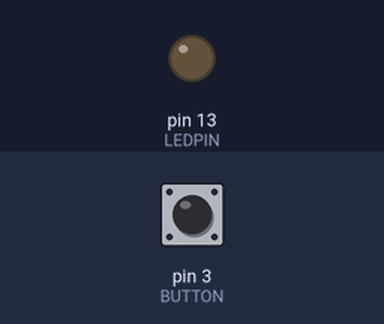
A sketch run on a simulated Arduino Uno, built with avr-gcc and run on an emulated ATmega328P. On the bench: output pins drawn as LEDs (lit = HIGH). The inputs (shaded band) are chosen by the test bench; at power-on: pin 3 (BUTTON) LOW.

Above: at 1.2 s.
1.3 s: pin 3 (BUTTON) pulled HIGH for 0.15 s
At 1.37 s:
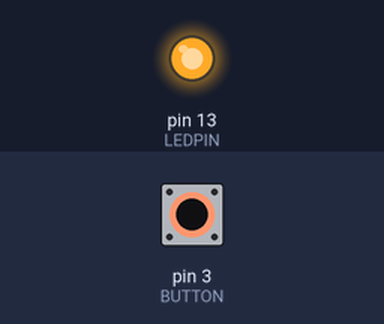
2.9 s: pin 3 (BUTTON) pulled HIGH for 3.2 s
At 7.2 s:
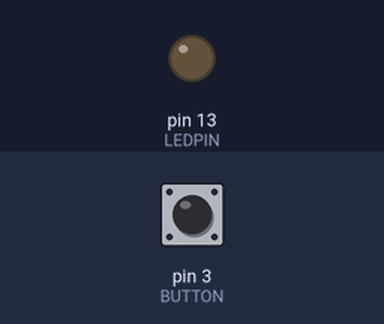
Timing chart, 0 to 8.7 s (numbered marks = the images above; inputs shaded):
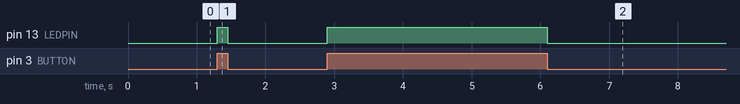

The sketch:

3_1_1.ino
```cpp
#define LEDPIN LED_BUILTIN
#define BUTTON 3

void setup() {
  // put your setup code here, to run once:
  Serial.begin(9600);
  pinMode(LEDPIN, OUTPUT);
  pinMode(BUTTON, INPUT);
}

void loop() {
  // put your main code here, to run repeatedly:
  digitalRead(BUTTON) ? digitalWrite(LEDPIN, HIGH):digitalWrite(LEDPIN, LOW);
}
```

Measured:
- after the input at 1.3 s, pin 13 (LEDPIN): LOW → HIGH at once, → LOW 0.15 s later
- after the input at 2.9 s, pin 13 (LEDPIN): LOW → HIGH at once, → LOW 3.2 s later
